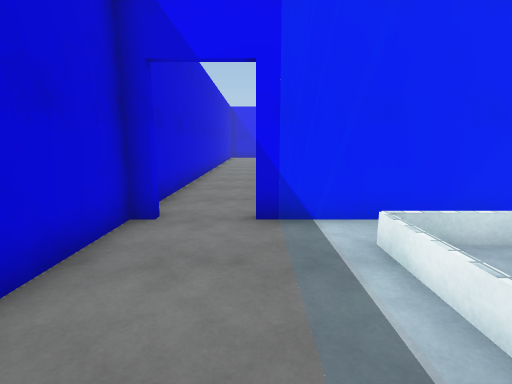
[1] (above)

19 first-person views from a walk through a 3-D level made in the Unity game engine. The camera is 1.5 m above the floor, tilts 10° down and sees 85° across. Doors are open. The floor is counted in squares, 1 m on a side. Each view is taken from the middle of a square. On the plan, view 1 faces up. The plan holds only what a view shows up to about 14 squares ahead; the rest is blank. The player character is not drawn. Surface patterns are stand-ins for the level's own textures.

[2]
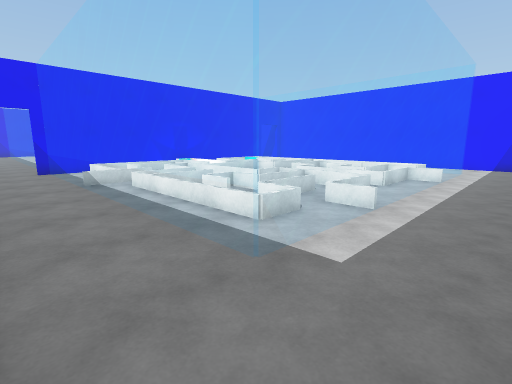

[3]
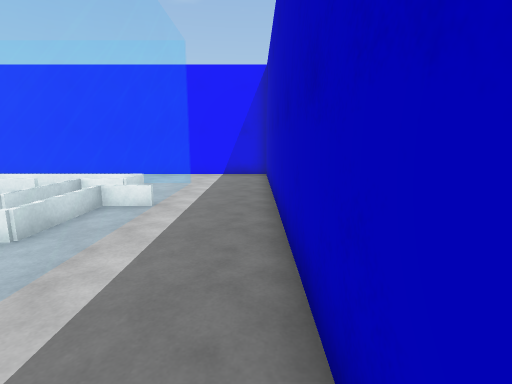

[4]
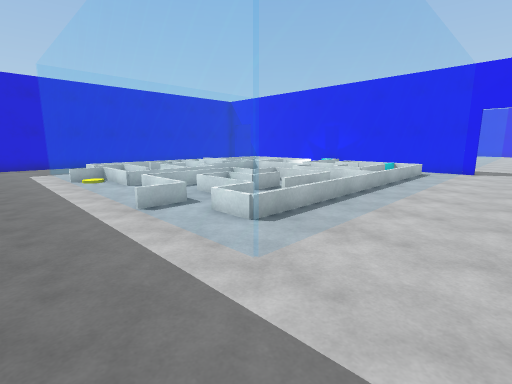

[5]
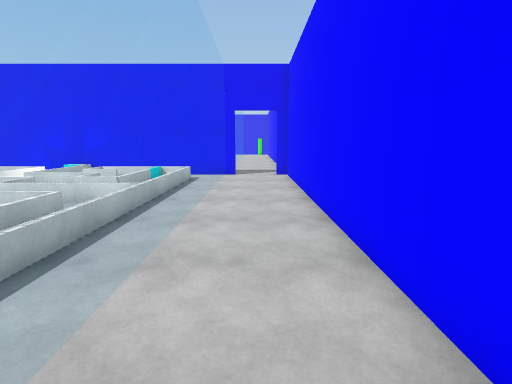

[6]
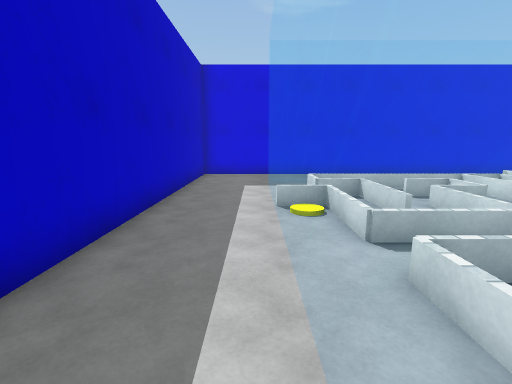

[7]
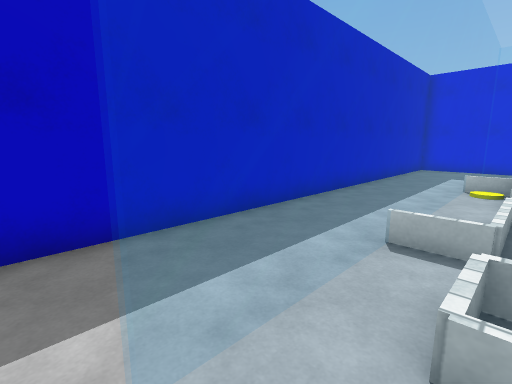

[8]
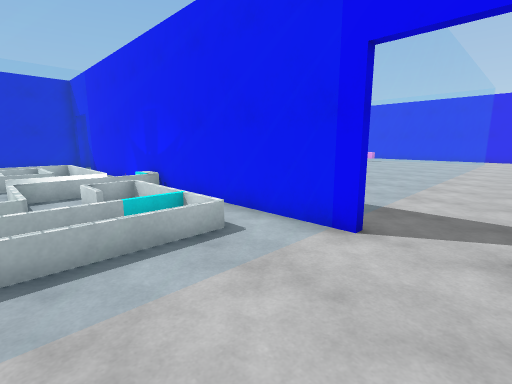

[9]
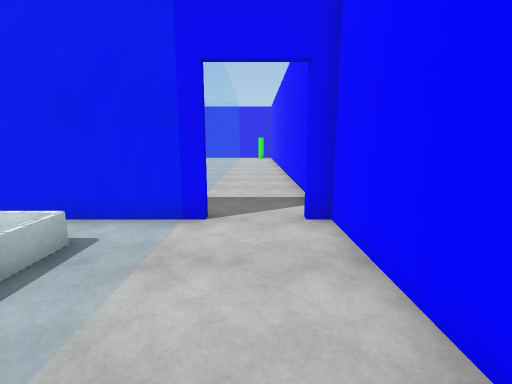

[10]
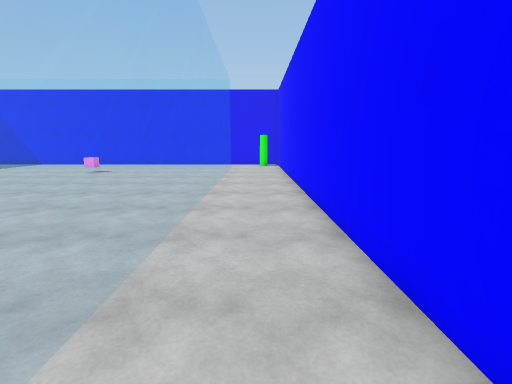

[11]
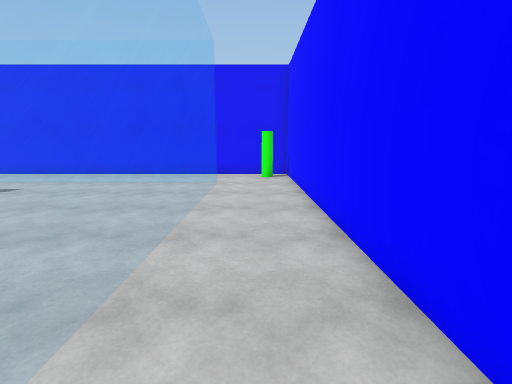

[12]
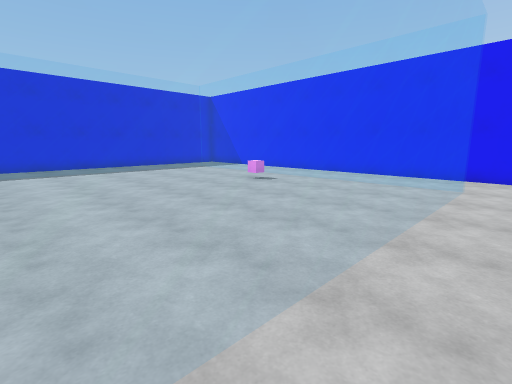

[13]
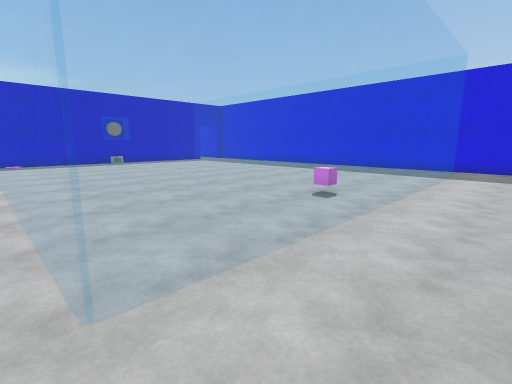

[14]
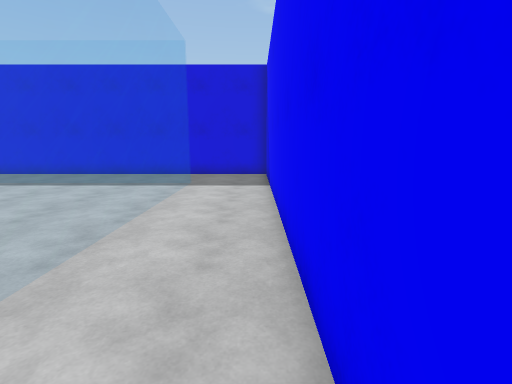

[15]
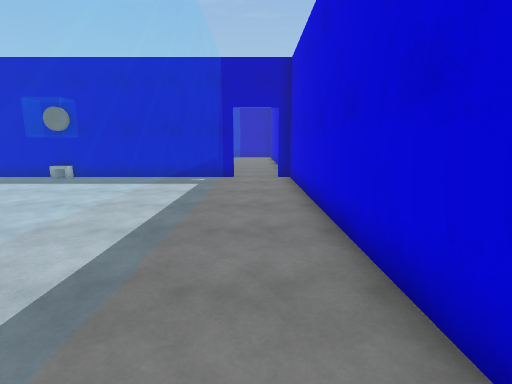

[16]
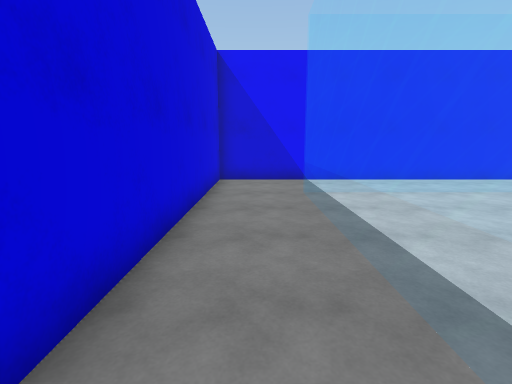

[17]
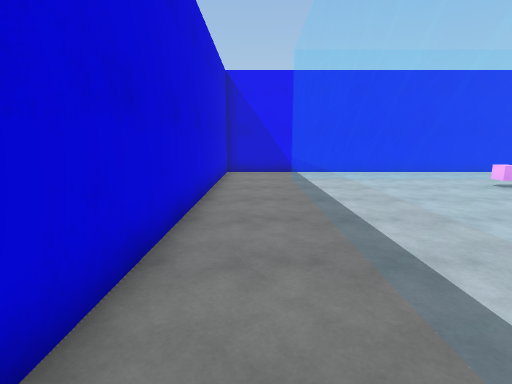

[18]
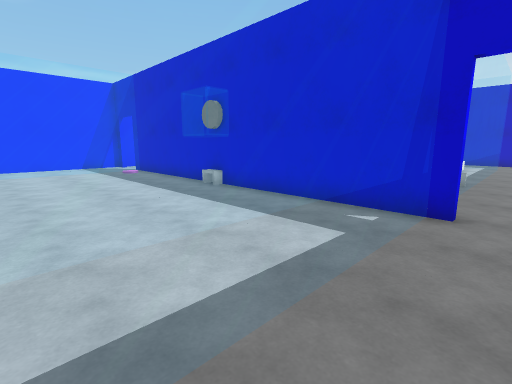

[19]
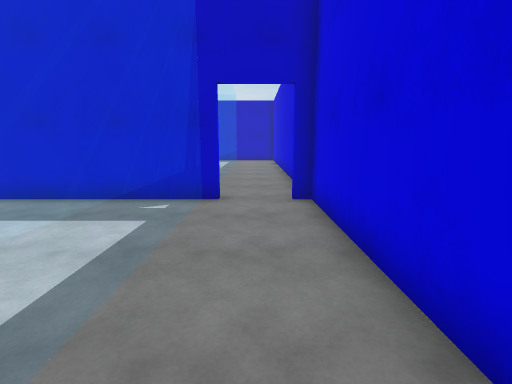

### Floor plan
Key: @ floor where view 1 was taken; # wall or solid block; . main floor; : floor 0.5 m higher than the main floor; D open door; = window, fence, low wall or low ledge; Y yellow disc; C green cylinder; U cube; O other object.
Columns run from 3 left of view 1 to 18 right of it. Each row starts with its distance up from view 1.
 29 ######################
 28 #..................CC#
 27 #...................C#
 26 #....................#
 25 #...==============...#
 24 #...=.....UU.....=...#
 23 #...=.....UU.....=...#
 22 #...=............=...#
 21 #...=............=...#
 20 #...=............=...#
 19 #...=............=...#
 18 #...=............=...#
 17 #...=............=...#
 16 #...=............=...#
 15 #...=.  .........=...#
 14 #...=..     .....=...#
 13 #...=...     ....=...#
 12 #...=............=...#
 11 #...=............=...#
 10 #...=............=...#
  9 #...=............=...#
  8 #...=............=...
  7 #...=...... ....OO...
  6 ##D######## #######D##
  5 #DDD=############=DDD#
  4 #...=:::   ..::::=...#
  3 #...=..    ... ..=...#
  2 #...=.   ..... ..=...#
  1 #...=    .. .....=...#
  0 #..@=.          .=...#
 -1 #...=:        :::=...#
 -2 #...=...      ...=...#
 -3 #...=...       ..=...#
 -4 #...=...      ...=...#
 -5 #...=.......  ...=...#
 -6 #...=..OO....OO..=...#
 -7 #...=............=...#
 -8 #...====Y=========...#
 -9 #....................#
-10 #....................#
-11 #....................#
-12 ######################

Where each view was taken, in squares from view 1:
view 1: 0 up, 0 right, facing up
view 2: 11 down, 2 left, facing up-right
view 3: 11 down, 4 right, facing right
view 4: 11 down, 17 right, facing up-left
view 5: 8 down, 16 right, facing up
view 6: 9 down, 11 right, facing left
view 7: 7 down, 15 right, facing down-left
view 8: 1 up, 17 right, facing up-left
view 9: 0 up, 16 right, facing up
view 10: 9 up, 16 right, facing up
view 11: 15 up, 16 right, facing up
view 12: 15 up, 16 right, facing up-left
view 13: 28 up, 15 right, facing down-left
view 14: 28 up, 11 right, facing left
view 15: 18 up, 1 left, facing down
view 16: 17 up, 1 left, facing up
view 17: 14 up, 1 left, facing up
view 18: 12 up, 1 left, facing down-right
view 19: 13 up, 1 left, facing down
